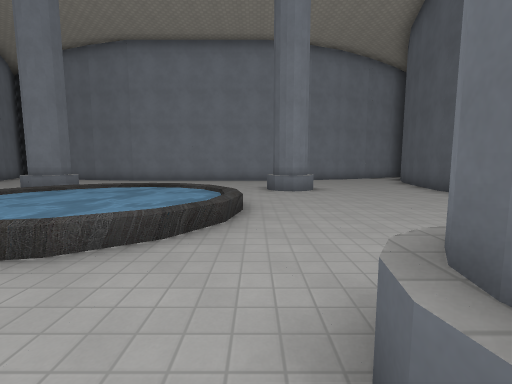
[1] (above)

17 first-person views from a walk through a Godot game level. The camera is 1.4 m above the floor, tilts 6° down and sees 90° across. Doors that lead somewhere are drawn open, without their leaves. The floor is counted in squares, 2 m on a side. Each view is taken from the middle of a square. On the plan, view 1 faces up. The plan holds only what a view shows up to about 9 squares ahead; the rest is blank. The place goes on beyond the plan. Some surface patterns are stand-ins.

[2]
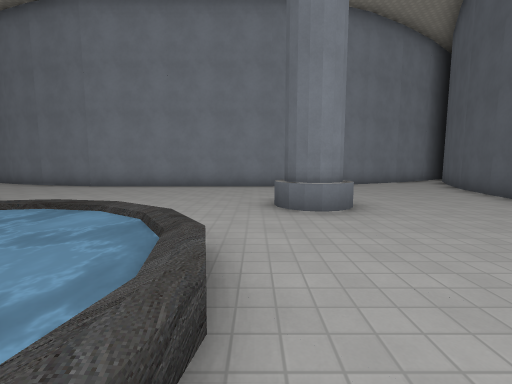

[3]
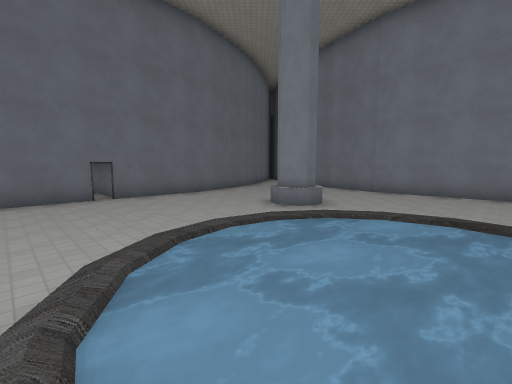

[4]
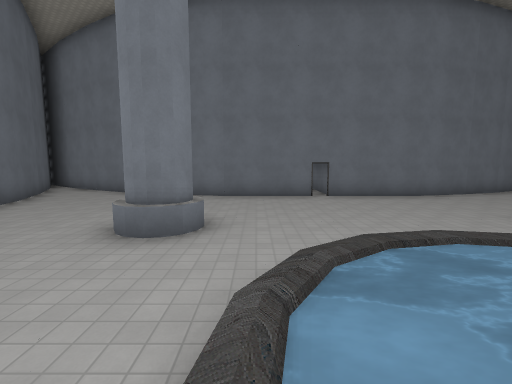

[5]
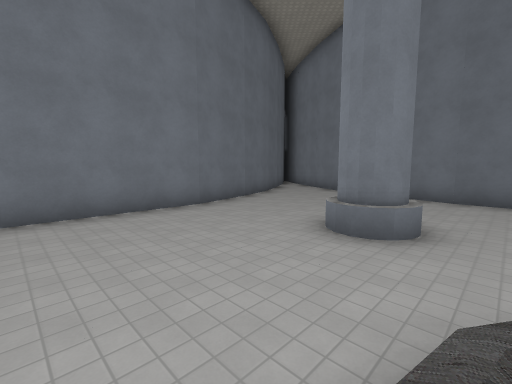

[6]
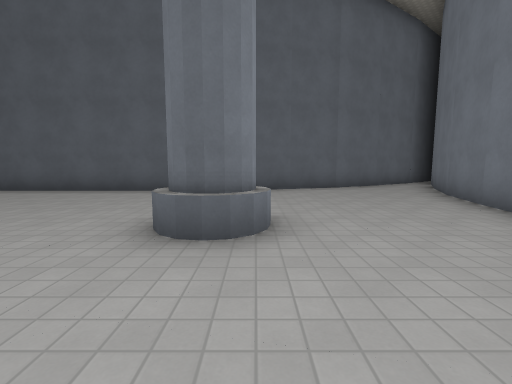

[7]
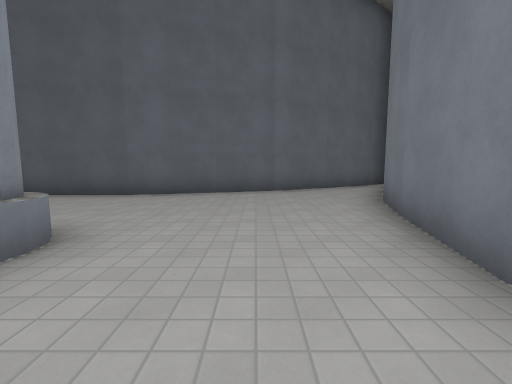

[8]
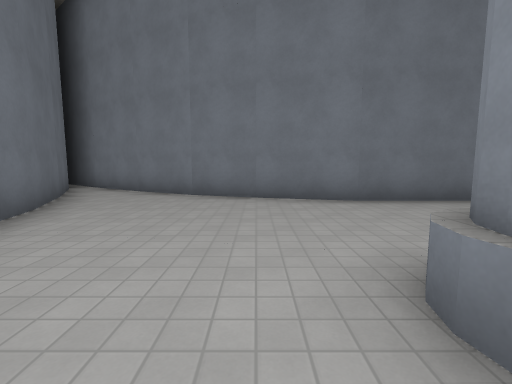

[9]
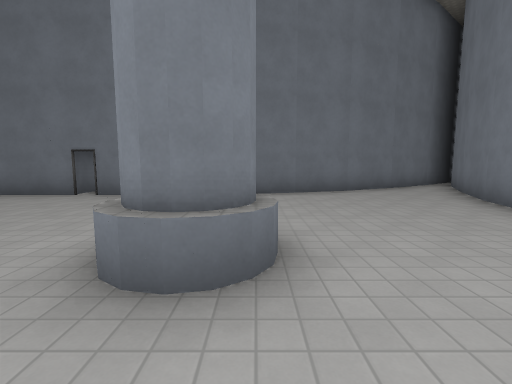

[10]
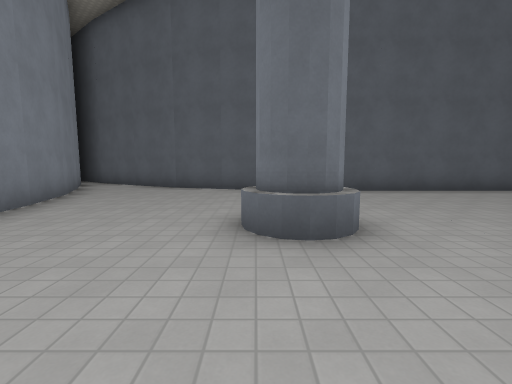

[11]
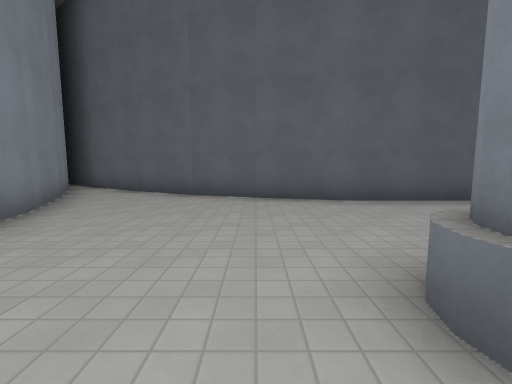

[12]
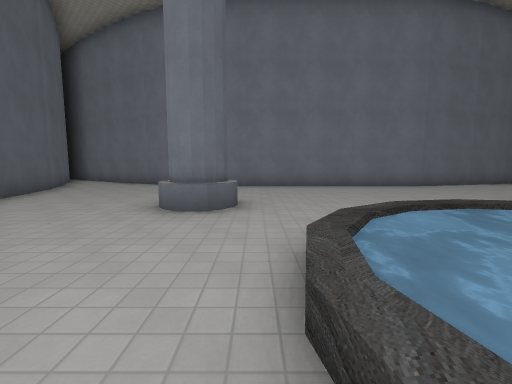

[13]
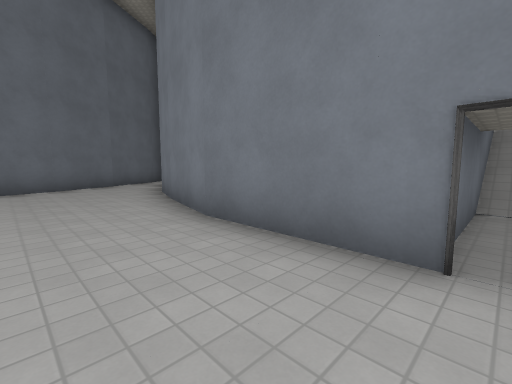

[14]
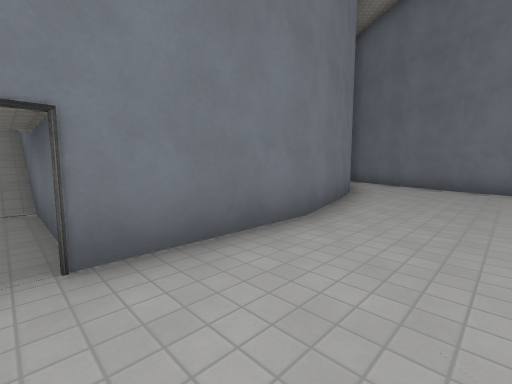

[15]
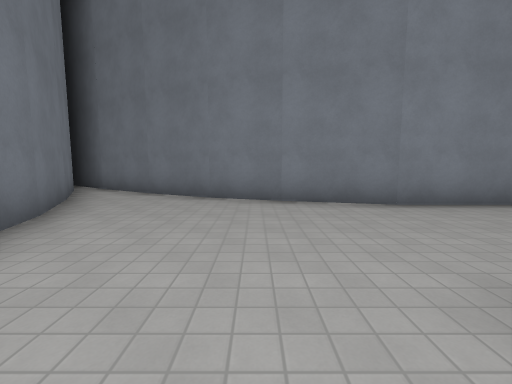

[16]
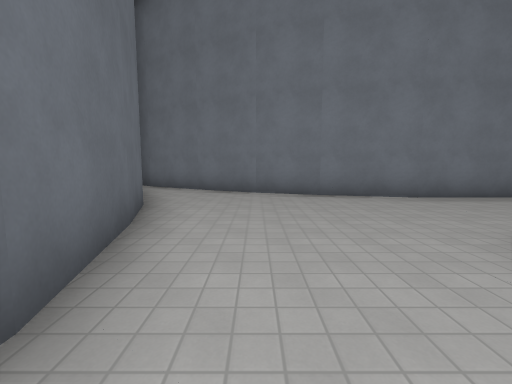

[17]
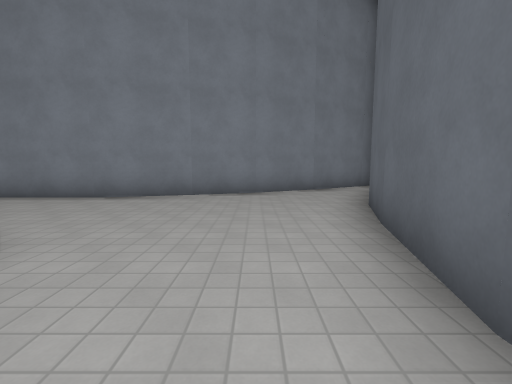

### Floor plan
Key: @ floor where view 1 was taken; # wall or solid block; . floor; / step, stairs or slope; D open door; ≈ water the walk keeps out of.
Columns run from 14 left of view 1 to 8 right of it. Each row starts with its distance up from view 1.
 15 ####                ###
 14  #.##              ##.#
 13  #..####        ####..#
 12  ##....##########....##
 11   #..................#
 10   ##................##
  9    #................#
  8    #....#......#....#
  7    ##...#......#...##
  6     #......≈//.....#
  5 #####.....≈≈≈≈.....#
  4 //..D.....≈≈≈≈.....#
  3 #####.....≈≈≈≈.....#
  2     #......≈//.....#
  1    ##...#......#...##
  0    #....#.....@#....#
 -1    #................#
 -2   ##................##
 -3   #..................#
 -4  ##....##########....##
 -5  #..####        ####..#
 -6  #.##              ##.#
 -7 ####                ###

Where each view was taken, in squares from view 1:
view 1: 0 up, 0 right, facing up
view 2: 3 up, 0 right, facing up
view 3: 2 up, 2 left, facing up-left
view 4: 2 up, 2 left, facing left
view 5: 2 up, 2 left, facing down-left
view 6: 0 up, 2 left, facing right
view 7: 2 down, 1 left, facing right
view 8: 1 down, 5 left, facing left
view 9: 8 up, 4 left, facing left
view 10: 8 up, 2 left, facing right
view 11: 9 up, 0 right, facing right
view 12: 5 up, 0 right, facing down
view 13: 4 up, 8 left, facing down-left
view 14: 4 up, 8 left, facing up-left
view 15: 7 up, 8 left, facing up
view 16: 2 up, 4 right, facing down
view 17: 6 up, 4 right, facing up
